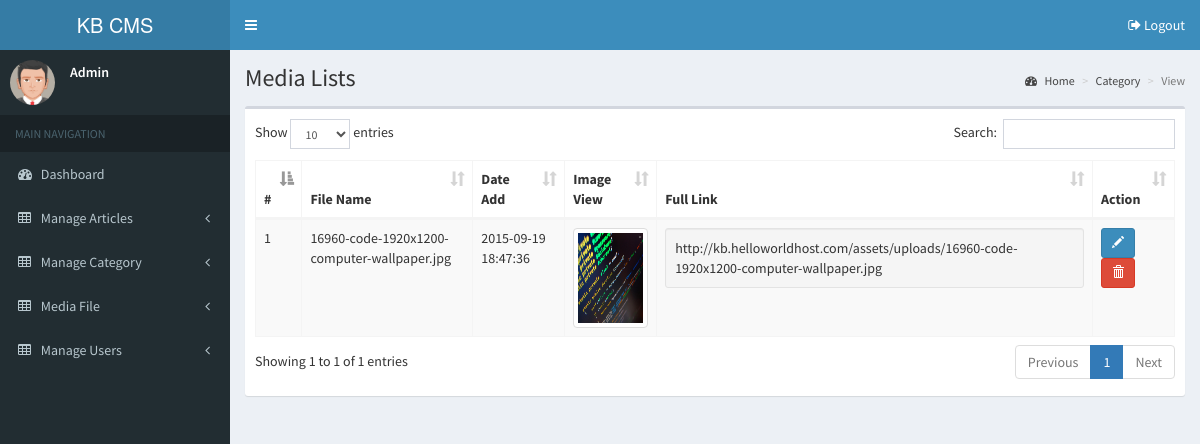
Page /sysadmin/media/all (signed in) on the committed database.
### tables this page shows
CREATE TABLE `kb_media` (
  `id` int(11) NOT NULL AUTO_INCREMENT,
  `name` varchar(50) NOT NULL,
  `fulllink` text NOT NULL,
  `dateadd` datetime NOT NULL,
  `datemodified` datetime NOT NULL,
  PRIMARY KEY (`id`)
);

### cores/Request.php (called while the page is built, shortened)
<?php
class Request
{
    public static function base_url()
    {
        $protocol = (!empty($_SERVER['HTTPS']) && $_SERVER['HTTPS'] !== 'off' || $_SERVER['SERVER_PORT'] == 443) ? "https://" : "http://";
        $path = $_SERVER['PHP_SELF'];
        $path_parts = pathinfo($path);
        $directory = $path_parts['dirname'];
        $directory = ($directory == "/") ? "" : $directory;
        $host = $_SERVER['HTTP_HOST'];
        return $protocol . $host . $directory;
    }
    public static function getBasePath()
    {
        $basePath = dirname($_SERVER['SCRIPT_NAME']);
        return $basePath;
    }
    public static function getURI(){
        $ru= $_SERVER["REQUEST_URI"];
        $uri=str_replace(self::getBasePath(), "", $ru);
        $res=explode("/",preg_replace('{^/|\?.*}', '', $uri));
        return $res;
    }
}

### cores/DBDriver.php (called while the page is built, shortened)
<?php
class DBDriver{
    private static $conn;
    private static function connect()
    {
        if(!isset(self::$conn)){
            $conf = Configuration::get('db');
            $dsn = "mysql:host=".$conf['host'].";port=".$conf['port'].";dbname=".$conf['dbname'];
            try{
                self::$conn = new PDO($dsn, $conf['username'], $conf['password']);
                self::$conn->setAttribute(PDO::ATTR_ERRMODE, PDO::ERRMODE_EXCEPTION);
                self::$conn->setAttribute(PDO::ATTR_EMULATE_PREPARES, FALSE);
            }catch(PDOException $e){
                self::disconnect();
                echo $e->getMessage();
            }
        }
        return self::$conn;
    }
    public static function all($sql, $params = null, $fetch_style = PDO::FETCH_OBJ)
    {
        $result = null;
        try{
            $conn = self::connect();
            $stmt = $conn->prepare($sql);
            $stmt->execute($params);
            $result = $stmt->fetchAll($fetch_style);
        }catch(PDOException $e){
            self::disconnect();
            echo $e->getMessage();
        }
        return $result;
    }
}

### cores/Configuration.php (called while the page is built, shortened)
<?php
class Configuration
{
    private static $config_items = array();
    public static function load($config_path)
    {
        if(file_exists($config_path)){
            self::$config_items = include $config_path;
            return true;
        }else{
            return false;
        }
    }
    public static function get($key, $default = null)
    {
        if(isset(self::$config_items[$key])){
            return self::$config_items[$key];
        }
        return $default;
    }
}

### sysadmin/themes/media.php (the view, shortened to what this page needs)
<?php
echo "<div class='content-wrapper'>";
switch ($uri[1]) {
    case "all":
        $im=  DBDriver::all("SELECT `id`, `name`, `dateadd`, `fulllink` FROM `kb_media` ORDER by `id` Asc");
        ?>
            <section class="content-header">
              <h1>
                Media Lists
              </h1>
              <ol class="breadcrumb">
                <li><a href="<?php echo Request::base_url();?>"><i class="fa fa-dashboard"></i> Home</a></li>
                <li><a href="<?php echo Request::base_url()."/".$uri[0]."/all";?>">Category</a></li>
                <li class="active">View</li>
              </ol>
            </section>
            <section class="content">
              <div class="row">
                <div class="col-xs-12">
                  <div class="box">
                    <div class="box-body">
                      <table id="data" class="table table-bordered table-striped">
                        <thead>
                          <tr>
                            <th>#</th>
                            <th>File Name</th>
                            <th>Date Add</th>
                            <th>Image View</th>
                            <th>Full Link</th>
                            <th>Action</th>
                          </tr>
                        </thead>
                        <tbody>
                            <?php $row = 1;
                            foreach($im as $i): ?>
                          <tr>
                            <td><?php echo $row;?></td>
                            <td><?php echo $i->name;?></td>
                            <td><?php echo $i->dateadd;?></td>
                            <td><img src="<?php echo Request::base_url()."/../assets/uploads/".$i->name;?>" class="img img-thumbnail img-responsive img-lg"></td>
                            <td><div class="well well-sm"><?php echo Configuration::get('host')."/assets/uploads/".$i->name;?></div></td>
                            <td>
                                <a class="btn btn-primary btn-sm" title="Edit" href="<?php echo Request::base_url().'/'.$uri[0]."/update/".$i->id;?>"><span class="glyphicon glyphicon-pencil"></a>
                                <a class="btn btn-danger btn-sm" title="Delete" href="<?php echo Request::base_url().'/'.$uri[0]."/delete/".$i->id;?>"><span class="glyphicon glyphicon-trash"></a>
                            </td>
                          </tr>
                          <?php $row++; endforeach; ?>
                        </tbody>
                      </table>
                    </div>
                  </div>
                </div>
              </div>
            </section>
        <?php
        break;
        ?>
        <?php
}
echo "</div>";

### rows in the picture
kb_media: name "16960-code-1920x1200-computer-wallpaper.jpg", dateadd "2015-09-19 18:47:36", name (picture)
